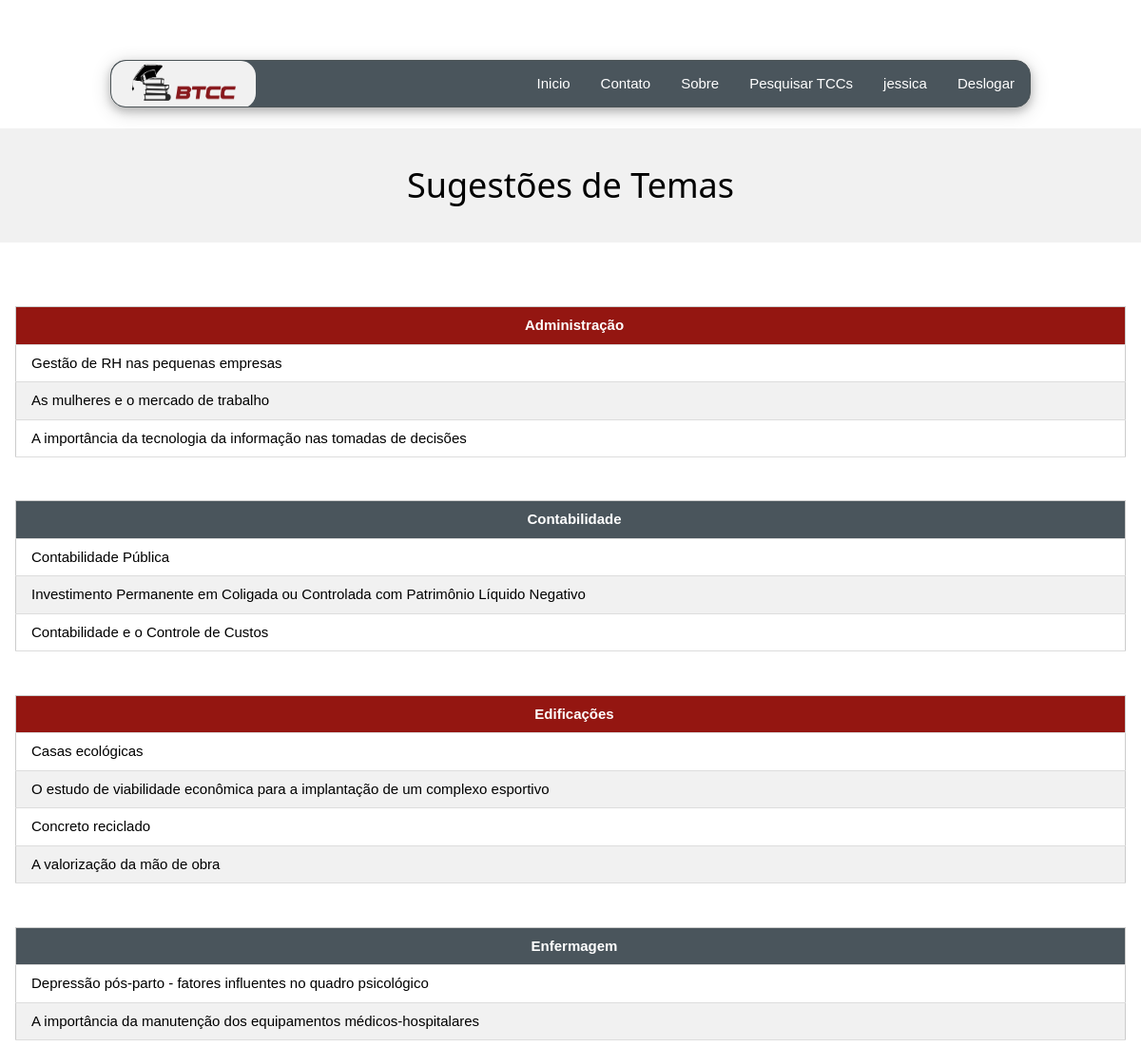
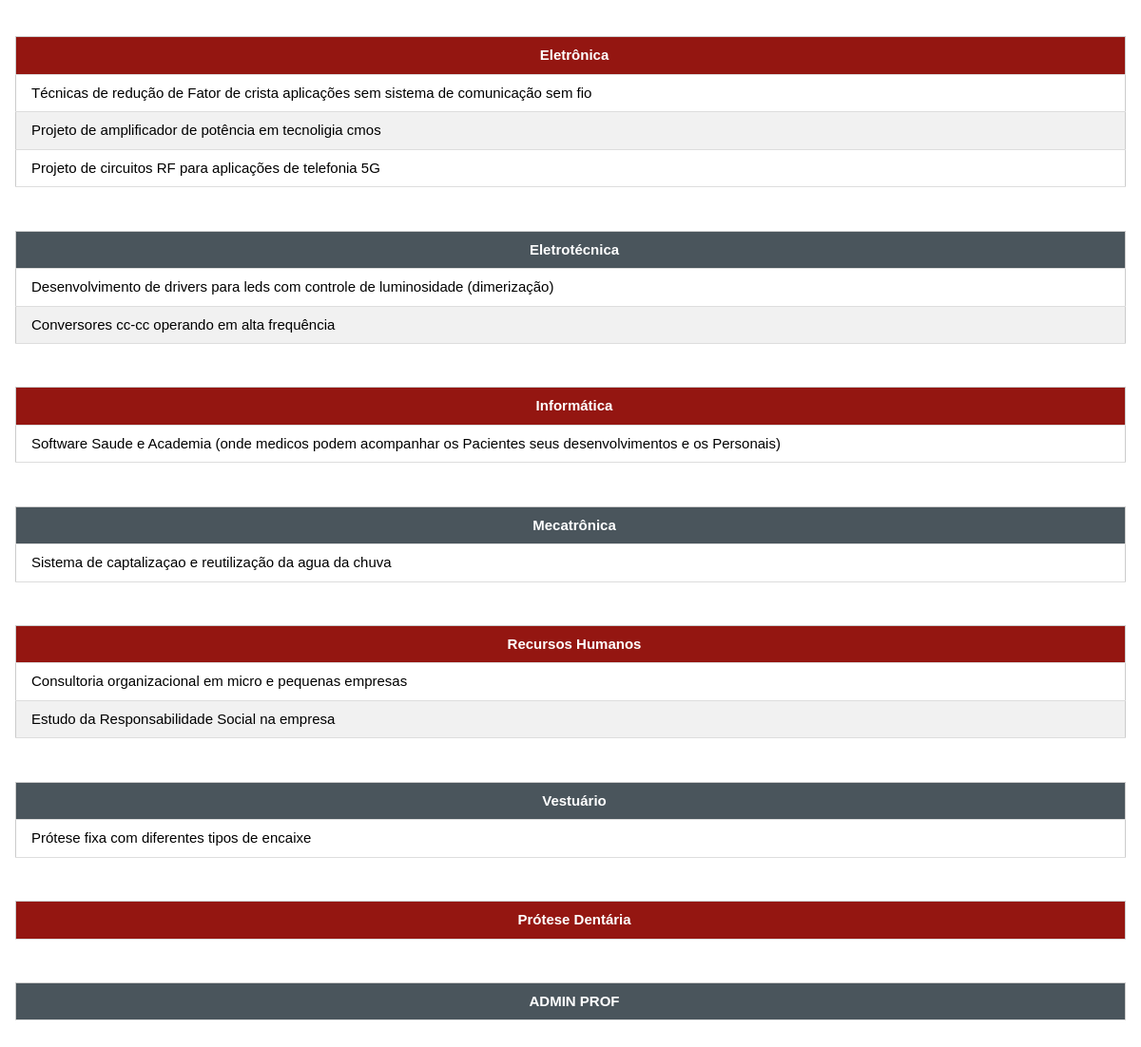
The app's page /sugestoes.php (signed in) with its own data (2 pictures, top to bottom).
### tables this page shows
CREATE TABLE TB_CURSO
(
	ID_CURSO INT NOT NULL PRIMARY KEY AUTO_INCREMENT,
	CRS_NOME VARCHAR(50) NOT NULL 
);

CREATE TABLE TB_SUGESTOES
(
	ID_SUGESTOES INT NOT NULL PRIMARY KEY AUTO_INCREMENT,
	COD_CURSOS INT NOT NULL,		
	SG_SUGESTAO TEXT(500) NOT NULL 		
);

### bancoDados.class.php (the view, shortened to what this page needs)
<?php
    class bancoDadosBTCC
    {
        private $usuario;
        private $senha;
        private $banco;
        private $host;
        public function conectarBancoDados(){
            $conexao = mysqli_connect($this->getHost(), $this->getUsuario(), $this->getSenha())
            or die ("ERRO CONEXAO");
            if($conexao){
                mysqli_select_db($conexao, $this->getBanco())
                or die ("ERRO SELECT DATABASE");
            }
            return $conexao;
        }
        function exibirSugestoes(){
            $conexao = $this->conectarBancoDados();
            $comandoSQL = "SELECT A.CRS_NOME, A.ID_CURSO FROM TB_CURSO A";
            $result = mysqli_query($conexao, $comandoSQL);
            if(mysqli_num_rows($result) > 0)
            {
                while($buscar = $result->fetch_array(MYSQLI_ASSOC)) {
                   $curso = utf8_encode($buscar["CRS_NOME"]);
                   $idCurso = $buscar["ID_CURSO"];
                   if (!isset($theme)) $theme = "w3-theme-cinza";
                   if($theme == "w3-theme-cinza"){
                        $theme = "w3-theme-btcc";
                   }else{
                        $theme = "w3-theme-cinza";
                   }
                   echo "
                    <div class='w3-container'>
                    <table class='w3-table w3-bordered w3-hoverable w3-table-all'>
                   <tr><thead>
                    <th class='".$theme." w3-center' >".$curso."</th>
                   </thead></tr>";
                   $comandoSQL1 = "SELECT A.SG_SUGESTAO FROM TB_SUGESTOES A WHERE A.COD_CURSOS = '$idCurso'";
                   $result1 = mysqli_query($conexao, $comandoSQL1);
                    if(mysqli_num_rows($result1) > 0)
                    {
                      while($buscar = $result1->fetch_array(MYSQLI_ASSOC)) {
                        $sugestao = utf8_encode($buscar["SG_SUGESTAO"]);
                        echo "<tr><td>".$sugestao."</td></tr>";
                      }
                    }
                    echo "
                        </table>
                    </div><br><br>
                    ";
                }
            }
            else{
                echo "<tr>";
                    echo '<td> SEM RESULTADOS </td>';
                echo "</tr>";
            }
        }
        public function setUsuario($newUsuario)
        {
            $this->usuario = $newUsuario;
        }
        public function getUsuario()
        {
            return $this->usuario;
        }
        public function setSenha($newSenha)
        {
            $this->senha = $newSenha;
        }
        public function getSenha()
        {
            return $this->senha;
        }
        public function setBanco($newBanco)
        {
            $this->banco = $newBanco;
        }
        public function getBanco()
        {
            return $this->banco;
        }
        public function setHost($newHost)
        {
            $this->host = $newHost;
        }
        public function getHost()
        {
            return $this->host;
        }
    }

### css/w3.css (style rules this page uses)
*,*:before,*:after { box-sizing:inherit }
html { -ms-text-size-adjust:100%;-webkit-text-size-adjust:100% }
body { margin:0 }
html,body { font-family:Verdana,sans-serif;font-size:15px;line-height:1.5 }
html { overflow-x:hidden }
.w3-table,.w3-table-all { border-collapse:collapse;border-spacing:0;width:100%;display:table }
.w3-table-all { border:1px solid #ccc }
.w3-bordered tr,.w3-table-all tr { border-bottom:1px solid #ddd }
.w3-table-all tr:nth-child(odd) { background-color:#fff }
.w3-table-all tr:nth-child(even) { background-color:#f1f1f1 }
.w3-table td,.w3-table th,.w3-table-all td,.w3-table-all th { padding:8px 8px;display:table-cell;text-align:left;vertical-align:top }
.w3-table th:first-child,.w3-table td:first-child,.w3-table-all th:first-child,.w3-table-all td:first-child { padding-left:16px }
.w3-container:after,.w3-container:before,.w3-panel:after,.w3-panel:before,.w3-row:after,.w3-row:before,.w3-row-padding:after,.w3-row-padding:before, .w3-cell-row:before,.w3-cell-row:after,.w3-clear:after,.w3-clear:before,.w3-bar:before,.w3-bar:after { content:"";display:table;clear:both }
.w3-container,.w3-panel { padding:0.01em 16px }
.w3-center { text-align:center!important }

### css/w3-theme-red.css (style rules this page uses)
.w3-theme-btcc { color:#fff !important; background-color:#941611 !important }
.w3-theme-cinza { color:#fff !important; background-color:#4a555c !important }

### records on screen
tb_curso: CRS_NOME "Administração"
tb_sugestoes: SG_SUGESTAO "Gestão de RH nas pequenas empresas"
tb_sugestoes: SG_SUGESTAO "As mulheres e o mercado de trabalho"
tb_sugestoes: SG_SUGESTAO "A importância da tecnologia da informação nas tomadas de decisões"
tb_curso: CRS_NOME "Contabilidade"
tb_sugestoes: SG_SUGESTAO "Contabilidade Pública"
tb_sugestoes: SG_SUGESTAO "Investimento Permanente em Coligada ou Controlada com Patrimônio Líquido Negativo"
tb_sugestoes: SG_SUGESTAO "Contabilidade e o Controle de Custos"
tb_curso: CRS_NOME "Edificações"
tb_sugestoes: SG_SUGESTAO "Casas ecológicas"
tb_sugestoes: SG_SUGESTAO "O estudo de viabilidade econômica para a implantação de um complexo esportivo"
tb_sugestoes: SG_SUGESTAO "Concreto reciclado"
tb_sugestoes: SG_SUGESTAO "A valorização da mão de obra"
tb_curso: CRS_NOME "Enfermagem"
tb_sugestoes: SG_SUGESTAO "Depressão pós-parto - fatores influentes no quadro psicológico"
tb_sugestoes: SG_SUGESTAO "A importância da manutenção dos equipamentos médicos-hospitalares"
tb_curso: CRS_NOME "Eletrônica"
tb_sugestoes: SG_SUGESTAO "Técnicas de redução de Fator de crista aplicações sem sistema de comunicação sem fio"
tb_sugestoes: SG_SUGESTAO "Projeto de amplificador de potência em tecnoligia cmos"
tb_sugestoes: SG_SUGESTAO "Projeto de circuitos RF para aplicações de telefonia 5G"
tb_curso: CRS_NOME "Eletrotécnica"
tb_sugestoes: SG_SUGESTAO "Desenvolvimento de drivers para leds com controle de luminosidade (dimerização)"
tb_sugestoes: SG_SUGESTAO "Conversores cc-cc operando em alta frequência"
tb_curso: CRS_NOME "Informática"
tb_sugestoes: SG_SUGESTAO "Software Saude e Academia (onde medicos podem acompanhar os Pacientes seus desenvolvimentos e os Personais)"
tb_curso: CRS_NOME "Mecatrônica"
tb_sugestoes: SG_SUGESTAO "Sistema de captalizaçao e reutilização da agua da chuva"
tb_curso: CRS_NOME "Recursos Humanos"
tb_sugestoes: SG_SUGESTAO "Consultoria organizacional em micro e pequenas empresas"
tb_sugestoes: SG_SUGESTAO "Estudo da Responsabilidade Social na empresa"
tb_curso: CRS_NOME "Vestuário"
tb_sugestoes: SG_SUGESTAO "Prótese fixa com diferentes tipos de encaixe"
tb_curso: CRS_NOME "Prótese Dentária"
tb_curso: CRS_NOME "ADMIN PROF"

### other values on screen
$_SESSION['nome'] "jessica"
